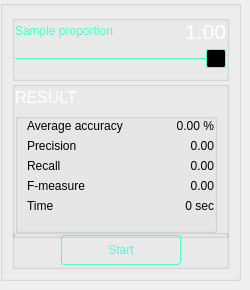
               <widget class="QWidget" name="testingTab">
                <property name="sizePolicy">
                 <sizepolicy hsizetype="Preferred" vsizetype="Minimum">
                  <horstretch>0</horstretch>
                  <verstretch>0</verstretch>
                 </sizepolicy>
                </property>
                <property name="styleSheet">
                 <string notr="true"/>
                </property>
                <attribute name="title">
                 <string>Testing</string>
                </attribute>
                <widget class="QGroupBox" name="testingGrBox">
                 <property name="geometry">
                  <rect>
                   <x>0</x>
                   <y>0</y>
                   <width>241</width>
                   <height>281</height>
                  </rect>
                 </property>
                 <property name="sizePolicy">
                  <sizepolicy hsizetype="Expanding" vsizetype="Minimum">
                   <horstretch>0</horstretch>
                   <verstretch>0</verstretch>
                  </sizepolicy>
                 </property>
                 <layout class="QGridLayout" name="gridLayout_8">
                  <property name="leftMargin">
                   <number>9</number>
                  </property>
                  <property name="topMargin">
                   <number>9</number>
                  </property>
                  <property name="rightMargin">
                   <number>9</number>
                  </property>
                  <property name="bottomMargin">
                   <number>9</number>
                  </property>
                  <property name="spacing">
                   <number>0</number>
                  </property>
                  <item row="2" column="0">
                   <widget class="QGroupBox" name="startTestingGrBox">
                    <property name="sizePolicy">
                     <sizepolicy hsizetype="Preferred" vsizetype="Minimum">
                      <horstretch>0</horstretch>
                      <verstretch>0</verstretch>
                     </sizepolicy>
                    </property>
                    <property name="minimumSize">
                     <size>
                      <width>0</width>
                      <height>40</height>
                     </size>
                    </property>
                    <property name="maximumSize">
                     <size>
                      <width>16777215</width>
                      <height>40</height>
                     </size>
                    </property>
                    <property name="alignment">
                     <set>Qt::AlignLeading|Qt::AlignLeft|Qt::AlignVCenter</set>
                    </property>
                    <layout class="QHBoxLayout" name="horizontalLayout_2">
                     <property name="spacing">
                      <number>0</number>
                     </property>
                     <property name="leftMargin">
                      <number>0</number>
                     </property>
                     <property name="topMargin">
                      <number>0</number>
                     </property>
                     <property name="rightMargin">
                      <number>0</number>
                     </property>
                     <property name="bottomMargin">
                      <number>0</number>
                     </property>
                     <item>
                      <spacer name="horizontalSpacer_3">
                       <property name="orientation">
                        <enum>Qt::Horizontal</enum>
                       </property>
                       <property name="sizeHint" stdset="0">
                        <size>
                         <width>40</width>
                         <height>20</height>
                        </size>
                       </property>
                      </spacer>
                     </item>
                     <item>
                      <widget class="QPushButton" name="startTestingPushBtn">
                       <property name="sizePolicy">
                        <sizepolicy hsizetype="Expanding" vsizetype="Minimum">
                         <horstretch>0</horstretch>
                         <verstretch>0</verstretch>
                        </sizepolicy>
                       </property>
                       <property name="minimumSize">
                        <size>
                         <width>120</width>
                         <height>30</height>
                        </size>
                       </property>
                       <property name="maximumSize">
                        <size>
                         <width>120</width>
                         <height>30</height>
                        </size>
                       </property>
                       <property name="font">
                        <font>
                         <family>Segoe UI</family>
                        </font>
                       </property>
                       <property name="styleSheet">
                        <string notr="true">QPushButton {
     background-color: none;
	 color: rgb(78, 255, 207);

     border: 1px solid rgb(78, 255, 207);
     border-radius: 3px;
	 padding: 0 4px;
 }

QPushButton:pressed {
     background-color: rgb(26, 84, 68);
	 color: rgb(255, 255, 255);
 }

QPushButton:hover {
     background-color: qlineargradient(spread:pad, x1:0.5, y1:1, x2:0.5, y2:0, stop:0 rgba(41, 157, 105, 241), stop:0.898305 rgba(0, 0, 0, 255));
	 color: rgb(255, 255, 255);
 }

QPushButton::pressed {
background: rgb(83, 85, 84);
border-color: white;
}</string>
                       </property>
                       <property name="text">
                        <string>Start</string>
                       </property>
                      </widget>
                     </item>
                     <item>
                      <spacer name="horizontalSpacer_4">
                       <property name="orientation">
                        <enum>Qt::Horizontal</enum>
                       </property>
                       <property name="sizeHint" stdset="0">
                        <size>
                         <width>40</width>
                         <height>20</height>
                        </size>
                       </property>
                      </spacer>
                     </item>
                    </layout>
                   </widget>
                  </item>
                  <item row="1" column="0">
                   <widget class="QGroupBox" name="testingResults">
                    <property name="minimumSize">
                     <size>
                      <width>0</width>
                      <height>157</height>
                     </size>
                    </property>
                    <property name="maximumSize">
                     <size>
                      <width>16777215</width>
                      <height>157</height>
                     </size>
                    </property>
                    <layout class="QGridLayout" name="gridLayout_7">
                     <property name="leftMargin">
                      <number>0</number>
                     </property>
                     <property name="topMargin">
                      <number>0</number>
                     </property>
                     <property name="bottomMargin">
                      <number>0</number>
                     </property>
                     <property name="horizontalSpacing">
                      <number>0</number>
                     </property>
                     <property name="verticalSpacing">
                      <number>6</number>
                     </property>
                     <item row="0" column="0">
                      <widget class="QLabel" name="testingResultTextLabel">
                       <property name="minimumSize">
                        <size>
                         <width>0</width>
                         <height>20</height>
                        </size>
                       </property>
                       <property name="maximumSize">
                        <size>
                         <width>16777215</width>
                         <height>20</height>
                        </size>
                       </property>
                       <property name="font">
                        <font>
                         <pointsize>12</pointsize>
                        </font>
                       </property>
                       <property name="styleSheet">
                        <string notr="true">color: rgb(255, 255, 255)</string>
                       </property>
                       <property name="text">
                        <string>RESULT</string>
                       </property>
                      </widget>
                     </item>
                     <item row="1" column="0">
                      <widget class="QGroupBox" name="testingResultsGrBox">
                       <property name="minimumSize">
                        <size>
                         <width>0</width>
                         <height>120</height>
                        </size>
                       </property>
                       <property name="maximumSize">
                        <size>
                         <width>16777215</width>
                         <height>120</height>
                        </size>
                       </property>
                       <property name="styleSheet">
                        <string notr="true">
QGroupBox {
	border: none;
};

color: rgb(78, 255, 207);



</string>
                       </property>
                       <property name="title">
                        <string/>
                       </property>
                       <layout class="QFormLayout" name="formLayout">
                        <property name="leftMargin">
                         <number>9</number>
                        </property>
                        <property name="topMargin">
                         <number>0</number>
                        </property>
                        <property name="rightMargin">
                         <number>0</number>
                        </property>
                        <item row="0" column="0">
                         <widget class="QLabel" name="avarageAccuracyTextLabel">
                          <property name="text">
                           <string>Average accuracy</string>
                          </property>
                         </widget>
                        </item>
                        <item row="0" column="1">
                         <widget class="QLabel" name="avarageAccuracyValueLabel">
                          <property name="font">
                           <font>
                            <pointsize>9</pointsize>
                           </font>
                          </property>
                          <property name="text">
                           <string>0.00 %</string>
                          </property>
                          <property name="alignment">
                           <set>Qt::AlignRight|Qt::AlignTrailing|Qt::AlignVCenter</set>
                          </property>
                         </widget>
                        </item>
                        <item row="1" column="0">
                         <widget class="QLabel" name="precisionTextLabel">
                          <property name="text">
                           <string>Precision</string>
                          </property>
                         </widget>
                        </item>
                        <item row="1" column="1">
                         <widget class="QLabel" name="precisionValueLabel">
                          <property name="text">
                           <string>0.00</string>
                          </property>
                          <property name="alignment">
                           <set>Qt::AlignRight|Qt::AlignTrailing|Qt::AlignVCenter</set>
                          </property>
                         </widget>
                        </item>
                        <item row="2" column="0">
                         <widget class="QLabel" name="recallTextLabel">
                          <property name="text">
                           <string>Recall</string>
                          </property>
                         </widget>
                        </item>
                        <item row="2" column="1">
                         <widget class="QLabel" name="recallValueLabel">
                          <property name="text">
                           <string>0.00</string>
                          </property>
                          <property name="alignment">
                           <set>Qt::AlignRight|Qt::AlignTrailing|Qt::AlignVCenter</set>
                          </property>
                         </widget>
                        </item>
                        <item row="3" column="0">
                         <widget class="QLabel" name="fmeasureTextLabel">
                          <property name="text">
                           <string>F-measure</string>
                          </property>
                         </widget>
                        </item>
                        <item row="3" column="1">
                         <widget class="QLabel" name="fmeasureValueLabel">
                          <property name="text">
                           <string>0.00</string>
                          </property>
                          <property name="alignment">
                           <set>Qt::AlignRight|Qt::AlignTrailing|Qt::AlignVCenter</set>
                          </property>
                         </widget>
                        </item>
                        <item row="4" column="0">
                         <widget class="QLabel" name="timeTextLabel">
                          <property name="text">
                           <string>Time</string>
                          </property>
                         </widget>
                        </item>
                        <item row="4" column="1">
                         <widget class="QLabel" name="timeValueLabel">
                          <property name="text">
                           <string>0 sec</string>
                          </property>
                          <property name="alignment">
                           <set>Qt::AlignRight|Qt::AlignTrailing|Qt::AlignVCenter</set>
                          </property>
                         </widget>
                        </item>
                       </layout>
                      </widget>
                     </item>
                    </layout>
                   </widget>
                  </item>
                  <item row="0" column="0">
                   <widget class="QGroupBox" name="proportionGrBox">
                    <property name="sizePolicy">
                     <sizepolicy hsizetype="Preferred" vsizetype="Minimum">
                      <horstretch>0</horstretch>
                      <verstretch>0</verstretch>
                     </sizepolicy>
                    </property>
                    <property name="minimumSize">
                     <size>
                      <width>0</width>
                      <height>66</height>
                     </size>
                    </property>
                    <property name="maximumSize">
                     <size>
                      <width>16777215</width>
                      <height>66</height>
                     </size>
                    </property>
                    <layout class="QGridLayout" name="gridLayout_6">
                     <property name="leftMargin">
                      <number>0</number>
                     </property>
                     <property name="topMargin">
                      <number>0</number>
                     </property>
                     <property name="rightMargin">
                      <number>0</number>
                     </property>
                     <property name="bottomMargin">
                      <number>9</number>
                     </property>
                     <property name="horizontalSpacing">
                      <number>0</number>
                     </property>
                     <property name="verticalSpacing">
                      <number>6</number>
                     </property>
                     <item row="0" column="0">
                      <widget class="QLabel" name="proportionTextLabel">
                       <property name="minimumSize">
                        <size>
                         <width>0</width>
                         <height>20</height>
                        </size>
                       </property>
                       <property name="maximumSize">
                        <size>
                         <width>16777215</width>
                         <height>20</height>
                        </size>
                       </property>
                       <property name="font">
                        <font>
                         <bold>false</bold>
                        </font>
                       </property>
                       <property name="styleSheet">
                        <string notr="true">color: rgb(78, 255, 207)</string>
                       </property>
                       <property name="text">
                        <string>Sample proportion</string>
                       </property>
                      </widget>
                     </item>
                     <item row="0" column="1">
                      <widget class="QLabel" name="proportionValueLabel">
                       <property name="minimumSize">
                        <size>
                         <width>0</width>
                         <height>20</height>
                        </size>
                       </property>
                       <property name="maximumSize">
                        <size>
                         <width>16777215</width>
                         <height>20</height>
                        </size>
                       </property>
                       <property name="font">
                        <font>
                         <pointsize>16</pointsize>
                        </font>
                       </property>
                       <property name="layoutDirection">
                        <enum>Qt::LeftToRight</enum>
                       </property>
                       <property name="styleSheet">
                        <string notr="true">color: rgb(255, 255, 255)</string>
                       </property>
                       <property name="text">
                        <string>1.00</string>
                       </property>
                       <property name="alignment">
                        <set>Qt::AlignRight|Qt::AlignTrailing|Qt::AlignVCenter</set>
                       </property>
                      </widget>
                     </item>
                     <item row="1" column="0" colspan="2">
                      <widget class="QSlider" name="proportionHorSlider">
                       <property name="sizePolicy">
                        <sizepolicy hsizetype="Expanding" vsizetype="Fixed">
                         <horstretch>0</horstretch>
                         <verstretch>0</verstretch>
                        </sizepolicy>
                       </property>
                       <property name="minimumSize">
                        <size>
                         <width>0</width>
                         <height>22</height>
                        </size>
                       </property>
                       <property name="maximumSize">
                        <size>
                         <width>16777215</width>
                         <height>22</height>
                        </size>
                       </property>
                       <property name="cursor">
                        <cursorShape>ArrowCursor</cursorShape>
                       </property>
                       <property name="styleSheet">
                        <string notr="true">QSlider::groove:horizontal {
background: rgb(78, 255, 207);
height: 1px;
}

QSlider::add-page:horizontal {
border: 1px solid #777;
}

QSlider::handle:horizontal {
background: rgb(0, 0, 0);
border: 1px solid rgb(78, 255, 207);
width: 18px;
margin-top: -9px;
margin-bottom: -9px;
border-radius: 2px;
}

QSlider::handle:horizontal:hover {
background: qlineargradient(spread:pad, x1:0.5, y1:1, x2:0.5, y2:0, stop:0 rgba(41, 157, 105, 241), stop:0.898305 rgba(0, 0, 0, 255));
}

QSlider::handle:horizontal:pressed {
background: rgb(83, 85, 84);
border-color: white;
}

</string>
                       </property>
                       <property name="minimum">
                        <number>0</number>
                       </property>
                       <property name="maximum">
                        <number>100</number>
                       </property>
                       <property name="singleStep">
                        <number>5</number>
                       </property>
                       <property name="pageStep">
                        <number>0</number>
                       </property>
                       <property name="sliderPosition">
                        <number>100</number>
                       </property>
                       <property name="tracking">
                        <bool>false</bool>
                       </property>
                       <property name="orientation">
                        <enum>Qt::Horizontal</enum>
                       </property>
                      </widget>
                     </item>
                    </layout>
                   </widget>
                  </item>
                 </layout>
                </widget>
               </widget>
